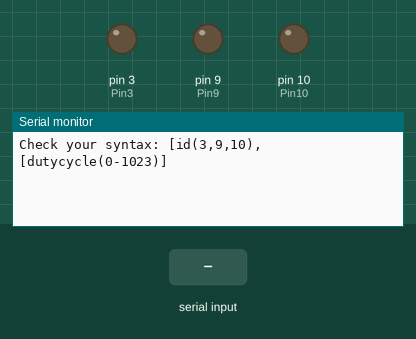
A sketch run on a simulated Arduino Uno, built for the host (arithmetic inside an expression is 32-bit, double 64-bit). Parts: output pins drawn as LEDs (lit = HIGH), the last lines printed to the serial monitor. The inputs (shaded band) are chosen by the test bench.

Above: at 1.2 s.
1.3 s: "3\n" received over Serial
At 1.7 s:
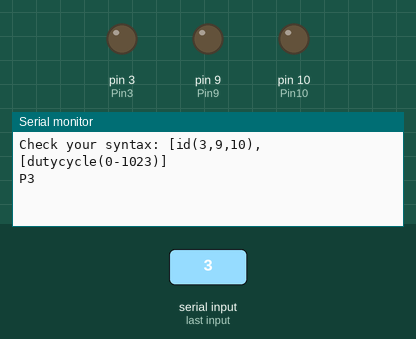
3.8 s: "7\n" received over Serial
At 4.6 s:
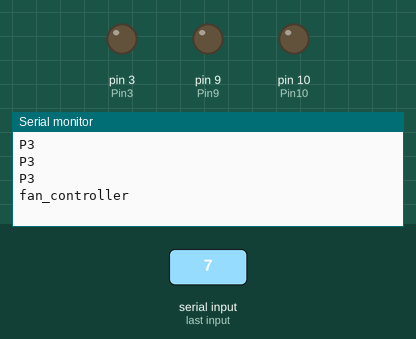

Measured:
- after the input at 1.3 s, the serial monitor: prints a new line at once (image 1)
- after the input at 3.8 s, the serial monitor: prints a new line at once (image 2)

The sketch:

FanController.ino
```cpp
#include <TimerOne.h>

#define ArduinoID "fan_controller"

int Pin3 = 3; // is preset to be the small fogfan running on 35% PWM
int Pin9 = 9; // is preset for the in- and outtake fans. (it powers two transistors);
int Pin10 = 10; // is preset for the turbulence fan

char arg[10][10];
String data;
int arg_int[10];

void setup() {
  Serial.begin(9600);
  pinMode(Pin3, OUTPUT);
  pinMode(Pin9, OUTPUT);
  pinMode(Pin10, OUTPUT);
  Timer1.initialize(25); // Set PWM Frequency to 40kH
//  Timer1.pwm(Pin3, 0);
  Timer1.pwm(Pin9, 0); // start the two pwm clocks
  Timer1.pwm(Pin10, 0);
}

void loop() {
  data = Serial.readStringUntil('\n');

  myParse(data);
//  data = '\0';
  arrStr2Int();


  updatePWM(arg_int);
}

void updatePWM(int args_int[10]){
    if (data != '\0'){
      switch (args_int[0])
      {
      case 3:
        analogWrite(Pin3, args_int[1]);
        Serial.println("P3");
        break;
      case 9:
        Timer1.setPwmDuty(Pin9, args_int[1]);
        Serial.println("P9");
        break;
      case 10:
        Timer1.setPwmDuty(Pin10, args_int[1]);
        Serial.println("P10");
        break;
      case 7: // in case the raspi wants to know which Arduino this is
        Serial.println(ArduinoID);
        break;
      default:
        Serial.println("Check your syntax: [id(3,9,10),[dutycycle(0-1023)]");
        break;
      }
    }
}

void myParse(String data) {
  char *token; // for storing the different, chopped up segments.
  int i = 0; //index

  token = strtok(data.c_str(), ",");
  while (token != NULL) { // keep running as long as there are tokens left
    strcpy(arg[i++], token); //get
    //Serial.println(token);
    token = strtok(NULL, ",");
  }
  arg[i++][0] = 0;
}


void arrStr2Int() { // converts my string-based argument-array to a int-based argument-array
  int i = 0;

  while (arg[i][0] != 0) {
//    if (i == 0) { //skip the first token, since we expect a char anyway
//      i++;
//      continue;
//    }
    arg_int[i] = atoi(arg[i]); //assigning the old "char"  to a new "int"
//    Serial.println(arg_int[i]);
    i++;
  }
}
```
